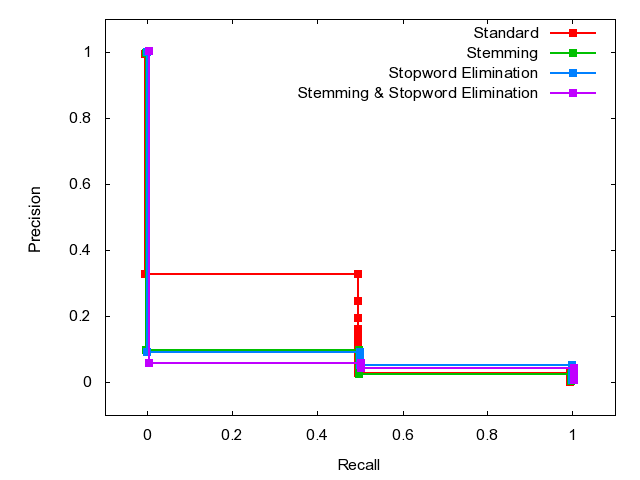

The gnuplot source for this figure:

	set terminal png
	set output 'Q21.png'
	set ylabel 'Precision'
	set xlabel 'Recall'
	set xrange [-0.1:1.1]
	set yrange [-0.1:1.1]
	plot 'Q21.dat' index 0 using 1:2 w linespoints lw 2 pt 5 title 'Standard', \
'Q21.dat' index 1 using 1:2 w linespoints lw 2 pt 5 title 'Stemming', \
'Q21.dat' index 2 using 1:2 w linespoints lw 2 pt 5 title 'Stopword Elimination', \
'Q21.dat' index 3 using 1:2 w linespoints lw 2 pt 5 title 'Stemming & Stopword Elimination'